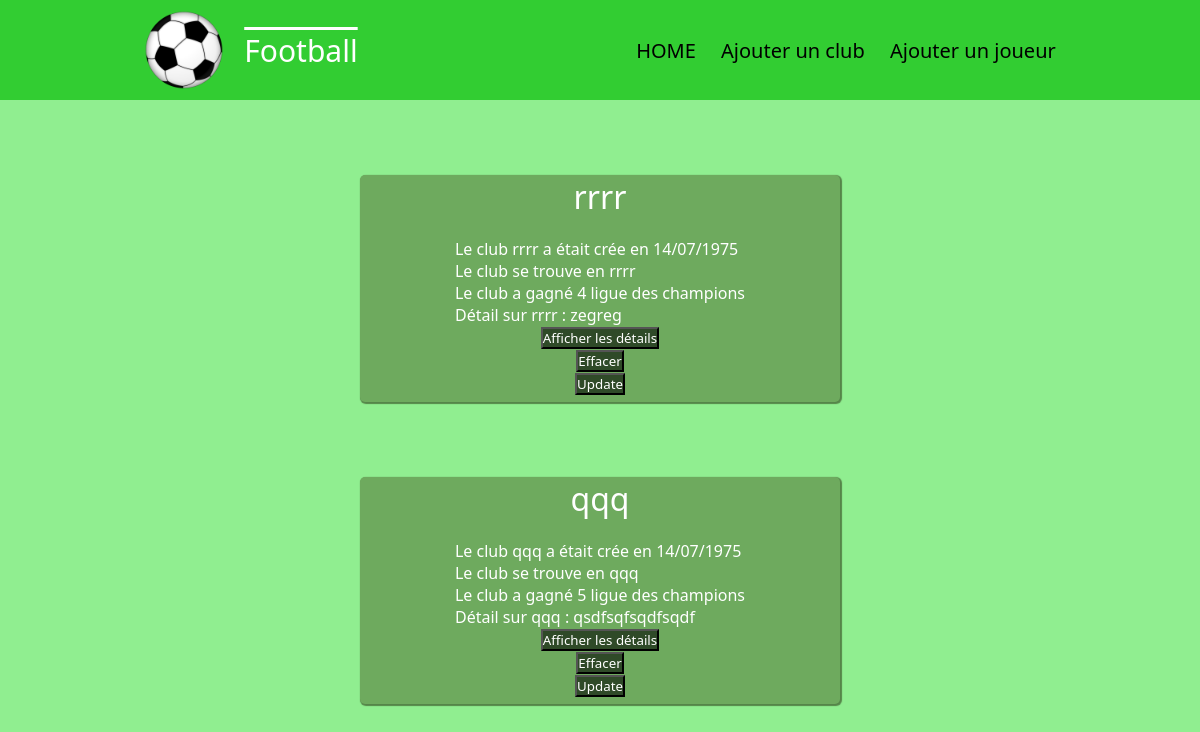
Page /football/ on the earlier database version.
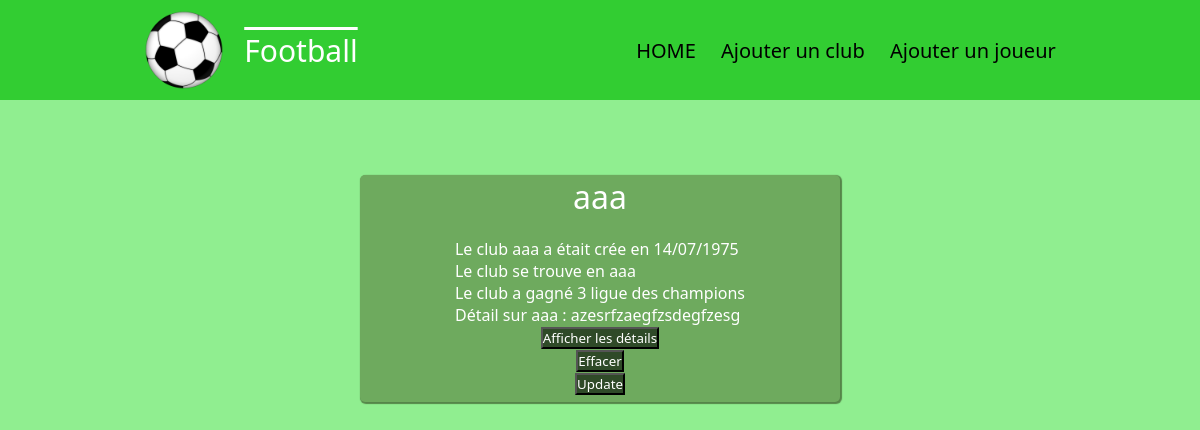
Same page on the later database version.
### football/models.py (models this page shows, shortened)
class Club(models.Model): #déclare la classe Livre héritant de la classe Model, classede base des modèles
    nom_club = models.CharField(max_length=100) # défini un champs de type texte de 100 caractères maximum
    pays_club = models.CharField(max_length = 100)
    date_parution_club = models.DateField(blank = True, null = True) # champs de type date,pouvant être null ou ne pas être rempli
    nombre_LDC = models.IntegerField(blank = False) # champs de type entier devant être obligatoirement rempli
    resume = models.TextField(null = True, blank = True) # champs de type text long
    def __str__(self):
        chaine = f"{self.nom_club}"
        return chaine

### football/views.py (the view)
# urls.py: path('',views.main),
def main(request):
    club = list(models.Club.objects.all())
    return render(request, 'football/home.html', {'liste': club})

### football/templates/football/home.html (shortened to what this page needs)
{% extends "football/main.html" %}
{% block content %}
{% for l in liste %}
<ul class="ul-list">
     <h1 style="margin-bottom:13px;">{{l.nom_club}}</h1>
     <li class="li-list"> Le club {{l}} a était crée en {{l.date_parution_club|date:"d/m/Y"}}<br>Le club se trouve en {{l.pays_club}}<br>Le club a gagné {{l.nombre_LDC}} ligue des champions<br>Détail sur {{l}} : {{l.resume}} <a href="affiche/{{l.id}}"><button>Afficher les détails</button></a> <a href="delete/{{l.id}}"><button>Effacer</button></a> <a href="update/{{l.id}}"><button>Update</button></a></li>
</ul>
{%endfor%}
{% endblock %}

### football/templates/football/main.html (shortened to what this page needs)
<!DOCTYPE html>
<html lang="en">
<head>
    {% load static %}
    <link href="{% static 'main.css' %}" rel="stylesheet">
</head>
<body>
<nav class="navbar">
    <div class="image">
    <img src="/static/ballon.png">
    <div class="football">
        Football
    </div>
        </div>
    <ul class="nav-list" id="list">
 <li class="list-item"><a href="/football/">HOME</a></li>
 <li class="list-item"><a href="/football/ajout/">Ajouter un club</a></li>
<li class="list-item"><a href="/football/ajout2/">Ajouter un joueur</a></li>
    </ul>
</nav>
{% block content %}
{% endblock %}
</body>
</html>

### football/static/main.css (style rules this page uses)
* { box-sizing:border-box; padding:0; margin:0; font-weight:1; color:white; }
body { background-color:#90EE90;font-family: system-ui,arial;display:flex;align-items:center;flex-direction:column; }
.football { text-decoration:overline;font-size:30px; }
.navbar { background-color:#32CD32; display:flex; justify-content:space-around; align-items:center; font-size:20px; width:100vw; }
.nav-list { list-style-type:none; }
.nav-list .list-item { display:inline-block; padding:20px 10px; }
.navbar a { color:black; text-decoration:none; transition:0.5s; }
li { list-style-type:none; padding:7px; }
input[type=submit],button { background:#2f4a28; font-family:system-ui,arial; }
img { width:80px; transition:15s linear; margin:10px; margin-right:20px; }
.image { display:flex; align-items:center; }
.ul-list { background-color:#6eaa5e; display:flex; justify-content:center; flex-direction:column; align-items:center; margin-top:75px; width:40vw; border-radius:5px; box-shadow:1px 1px 1px 1px #558549; }
.ul-list > .li-list { list-style-type:none; display:flex; flex-direction:column; align-items:center; }

Differences in the rows shown:
removed Club: nom_club "rrrr", date_parution_club "14/07/1975", pays_club "rrrr", nombre_LDC "4", resume "zegreg"
removed Club: nom_club "qqq", date_parution_club "14/07/1975", pays_club "qqq", nombre_LDC "5", resume "qsdfsqfsqdfsqdf"
added Club: nom_club "aaa", date_parution_club "14/07/1975", pays_club "aaa", nombre_LDC "3", resume "azesrfzaegfzsdegfzesg"
